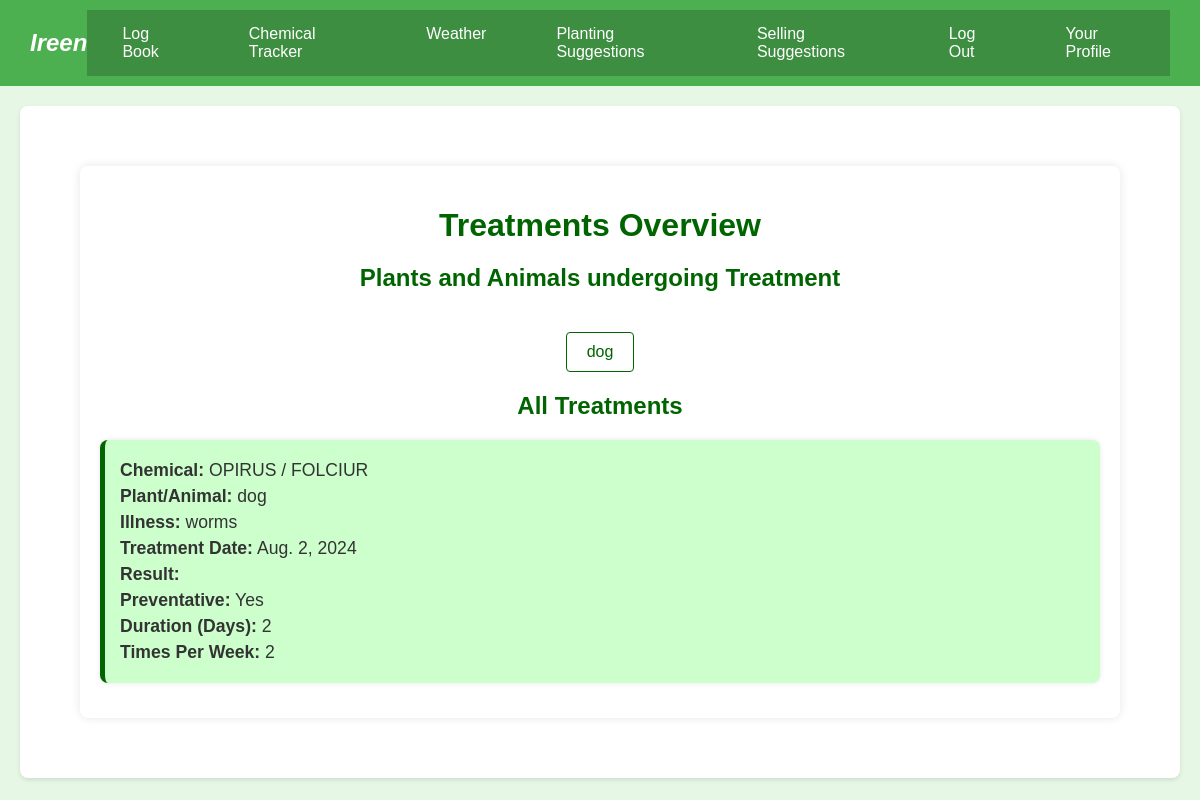
Screenshot of /chemicaltracker/view_treatments/ (signed in) with the database file from the repository.
### chemical_tracker/models.py (models this page shows, shortened)
class Treatment(models.Model):
    user = models.ForeignKey(User, on_delete=models.CASCADE)
    chemical = models.ForeignKey(Chemical, on_delete=models.CASCADE)
    plant = models.CharField(max_length=100)
    illness = models.CharField(max_length=100)
    treatment_date = models.DateField()
    is_preventative = models.BooleanField(default=False)
    duration_days = models.PositiveIntegerField(help_text="Duration of the treatment in days")
    times_per_week = models.PositiveIntegerField(help_text="Number of times per week the treatment is applied")

class Chemical(models.Model):
    user = models.ForeignKey(User, on_delete=models.CASCADE)
    name = models.CharField(max_length=100)
    active_ingredient = models.CharField(max_length=100)
    usage_instructions = models.TextField()
    associated_products = models.TextField(blank=True, null=True)

### chemical_tracker/views.py (the view)
# urls.py: path('view_treatments/', views.view_treatments, name='view_treatments'),
@login_required
def view_treatments(request):
    treatments = Treatment.objects.filter(user=request.user)
    plants = treatments.values_list('plant', flat=True).distinct()
    return render(request, 'chemical_tracker/view_treat.html', {
        'treatments': treatments,
        'plants': plants,
    })

### chemical_tracker/templates/chemical_tracker/view_treat.html (shortened to what this page needs)
{% extends 'base.html' %}
{% block content %}
{% load static %}
<!DOCTYPE html>
<html lang="en">
<head>
    <link rel="stylesheet" href="{% static 'view_treats.css' %}">
</head>
<body class="view-treatments-body">
    <div class="view-treatments-container">
        <h1>Treatments Overview</h1>
        <div class="plants-container">
            <h2>Plants and Animals undergoing Treatment</h2>
            <div class="plants-grid">
                {% for plant in plants %}
                    <div class="plant-item">
                        <a href="{% url 'chemicaltracker:plant_details' plant_name=plant %}">{{ plant }}</a>
                    </div>
                {% endfor %}
            </div>
        </div>
        <div class="treatments-container">
            <h2>All Treatments</h2>
            <ul class="treatments-list">
                {% for treatment in treatments %}
                    <li class="treatment-window">
                        <p><strong>Chemical:</strong> {{ treatment.chemical.name }}</p>
                        <p><strong>Plant/Animal:</strong> {{ treatment.plant }}</p>
                        <p><strong>Illness:</strong> {{ treatment.illness }}</p>
                        <p><strong>Treatment Date:</strong> {{ treatment.treatment_date }}</p>
                        <p><strong>Result:</strong> {{ treatment.result }}</p>
                        <p><strong>Preventative:</strong> {% if treatment.is_preventative %} Yes {% else %} No {% endif %}</p>
                        <p><strong>Duration (Days):</strong> {{ treatment.duration_days }}</p>
                        <p><strong>Times Per Week:</strong> {{ treatment.times_per_week }}</p>
                    </li>
                {% endfor %}
            </ul>
        </div>
    </div>
</body>
</html>
{% endblock %}

### static/css/main.css (style rules this page uses)
body { font-family: Arial, sans-serif; margin: 0; padding: 0; color: #333; background-color: #eaf2e5; }

### chemical_tracker/static/chemical_tracker/css/view_treats.css (style rules this page uses)
body.view-treatments-body { font-family: 'Arial', sans-serif; margin: 0; padding: 0; background-color: #e6f7e6; color: #333; }
.view-treatments-container { max-width: 1000px; margin: 20px auto; padding: 20px; background-color: #ffffff; border-radius: 8px; box-shadow: 0 0 10px rgba(0, 0, 0, 0.1); }
.view-treatments-container h1, .view-treatments-container h2 { color: #006400; text-align: center; margin-bottom: 20px; }
.view-treatments-container p { margin: 10px 0; font-size: 1.2em; }
.plants-container { margin-bottom: 20px; }
.plants-grid { display: flex; flex-wrap: wrap; gap: 10px; justify-content: center; }
.plant-item a { color: #006400; text-decoration: none; display: block; padding: 10px; border-radius: 4px; transition: background-color 0.3s ease, color 0.3s ease; }
.treatments-container { margin-top: 20px; }
.treatments-list { list-style-type: none; padding: 0; margin: 0; }
.treatment-window { background-color: #ccffcc; padding: 15px; border-radius: 8px; margin-bottom: 15px; box-shadow: 0 0 5px rgba(0, 0, 0, 0.1); border-left: 5px solid #006400; }
.treatment-window p { margin: 5px 0; font-size: 1.1em; }
.view-treatments-container a { color: #006400; text-decoration: none; display: inline-block; margin-top: 20px; border: 1px solid #006400; padding: 10px 20px; border-radius: 4px; transition: background-color 0.3s ease, color 0.3s ease; }

### rows the page displays
Treatment: chemical.name "OPIRUS / FOLCIUR", plant "dog", illness "worms", treatment_date "Aug. 2, 2024", is_preventative "Yes", duration_days "2", times_per_week "2"

### other values shown
{{ plant }} "dog"
